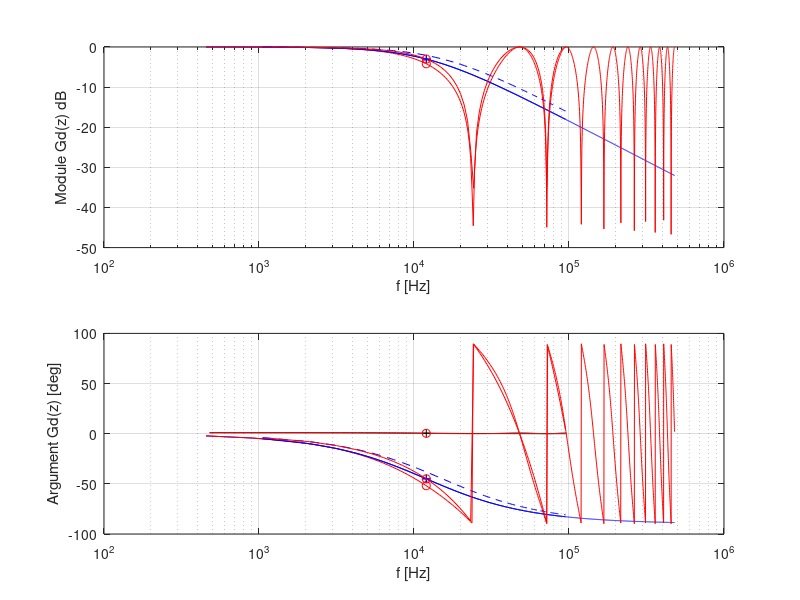

Reproduce this figure in MATLAB.
clear all; close all; clc;
%% ADAPTER et CORRIGER les 666
%% Paramètres du filtre discret imposés
Fe = 666;      % Fréquence d'échantillonnage [Hz]
Te = 666;      % Période d'échantillonnage   [s] 

%% Parametres du filtre continu imposé
K = 666;
Fc = Fe/4;


%% MODIFIEZ avec vos formules les paramètres de récurrence
% du genre  Tau = 1/fc, 
%  a0 = Te-2*tau/Te
%  etc.
wc = 666;
tau = 666;

b0 = 666 ;
b1 = 666 ; 
a0 = 666; 
a1 = 666; 

%% Vérifiez vos gain statiques et HF
% MODIFIEZ
gain_statique = (a0+a1)/(b0+b1) * 666 
gain_hf = (a0-a1)/(b0-b1)/666

clear all; close all; clc;
%% ADAPTER et CORRIGER les 666
%% Paramètres du filtre discret imposés
Fe = 48e3;      % Fréquence d'échantillonnage [Hz]
Te = 1/Fe;      % Période d'échantillonnage   [s] 

%% Parametres du filtre continu imposé
K = 1;
Fc = Fe/4;


%% MODIFIEZ avec vos formules les paramètres de récurrence
% du genre  Tau = 1/fc, 
%  a0 = Te-2*tau/Te
%  etc.
wc = 2*pi*Fc;
tau = 1/wc;

b0 = K*Te ;
b1 = K*Te ; 
a0 = Te-2*tau; 
a1 = Te+2*tau; 

%% Vérifiez vos gain statiques et HF
% MODIFIEZ
gain_statique = (b0+b1)/(a0+a1) 
gain_hf = (b0-b1)/(a0-a1)

% On définit la fonction de transfert (où p peut être un vecteur complexe)
% Laissez l'erreur pour voir si on détecte
G= @(p) tau*K./(1-tau*p) ;

%% On vérifie avec le Gain statique
gain_statique = G(0)  % équivalent de p = j.w --> 0 en statique
%% Gain Hautes fréquences
gain_Hf = G(j*inf)   % équivalent de p = j.w --> +j.oo en HF

%% On vérrifie G(j.wc) = K/(1+i)  <-> f=Fe/4=fc
gain_Fe_sur_4 = G(j*wc)
if abs(G(j*2*pi*Fe/4)-(1/(1+i)))<1e-10
    disp("Vous semblez avoir corrigé l'erreur");
else
    disp("Il est possible qu'il y ait une erreur...");
end

% On définit la fonction de transfert (où p peut être un vecteur complexe)
% Laissez l'erreur pour voir si on détecte
G= @(p) K./(1+tau*p) ;

%% On vérifie avec le Gain statique
gain_statique = G(0)  % équivalent de p = j.w --> 0 en statique
%% Gain Hautes fréquences
gain_Hf = G(j*inf)   % équivalent de p = j.w --> +j.oo en HF

%% On vérrifie G(j.wc) <-> f=Fe/4=fc
gain_Fe_sur_4 = G(j*wc)
if abs(G(j*2*pi*Fe/4)-(1/(1+i)))<1e-10
    disp("Vous semblez avoir corrigé l'erreur");
else
    disp("Il est possible qu'il y ait une erreur...");
end

Df=5; 
f = -Fe:Df:Fe ;  % vecteur des fréquences [Hz]
w = 666*f;       % vecteur des pulsation en radians par secondes
p = 666*w;       % vecteur complexes des équivalents harmoniques de p 

G_de_p = G(p) ;   % On calcule pour chaque fréquences G(p=j.w)

% On affiche en linéaire module et argument 
subplot(211);
plot(f, abs(G_de_p)); grid on;
xlabel("f [Hz]");
ylabel("Module G(j.w)")
subplot(212);
plot(f, angle(G_de_p)); grid on;
xlabel("f [Hz")
ylabel("Argument G(j.w) [rad]")


Df=100; 
f = Df:Df:10*Fe ;  % vecteur que des positif >0
w = 2*pi*f;       % vecteur des pulsation en radians par secondes
p = j*w;          % vecteur complexes des équivalents harmoniques de p 

G_de_p = G(p) ;   % On calcule pour chaque fréquences G(p=j.w)

% On affiche en linéaire module et argument 
subplot(211);
semilogx(f, 20*log10(abs(G_de_p))); grid on;
xlabel("f [Hz]");
ylabel("Module G(j.w) dB")
subplot(212);
semilogx(f, angle(G_de_p)/pi*180); grid on;
xlabel("f [Hz]")
ylabel("Argument G(j.w) [deg]")

%% CORRIGEZ l'étourderie dans ce qui suit
% On définit la fonction de transfert (où z peut être vecteur)
Gd = @(z) (b0 + b1 .* z.^(-1) ) ./ (a0 + a1*z.^(-1) ) ;
% Indice pour l'erreur : convention Matlab !

%% On vérifie avec le Gain statique
gain_statique = Gd(666)
%% Gain Hautes fréquences
gain_Hf = Gd(666)


%% CORRIGÉ 
% On définit la fonction de transfert (où z peut être vecteur)
Gd = @(z) (b0 + b1 .* z ) ./ (a0 + a1*z ) ;

%% On vérifie avec le Gain statique
gain_statique = Gd(1)
%% Gain Hautes fréquences
gain_Hf = Gd(-1)

Df=5; 
f = -Fe:Df:2*Fe ;  % vecteur des fréquences [Hz]
w = 666*f;       % vecteur des pulsation en radians par secondes
p = 666*w;       % vecteur complexe des équivalents harmoniques de p 
z = 666*p;       % vecteur complexe des équivalents harmoniques de z 
G_de_z = Gd(z) ;   % On calcule pour chaque fréquences G(p=j.w)

% On affiche en linéaire module et argument 
subplot(211);
plot(f, abs(G_de_z)); grid on;
xlabel("f [Hz]");
ylabel("Module Gd(z)")
subplot(212);
plot(f, angle(G_de_z)); grid on;
xlabel("f [Hz")
ylabel("Argument Gd(z) [rad]")


Df=100; 
f = Df:Df:10*Fe ;  % vecteur que des positif >0
w = 2*pi*f;       % vecteur des pulsation en radians par secondes
p = j*w;          % vecteur complexes des équivalents harmoniques de p 
z = exp(Te*p);   % Avec le théorème du retard pour z.

G_de_z = Gd(z) ;   % On calcule pour chaque fréquences G(p=j.w)

% On affiche en linéaire module et argument 
subplot(211);
semilogx(f, 20*log10(abs(G_de_z))); grid on;
xlabel("f [Hz]");
ylabel("Module Gd(z) dB")
subplot(212);
semilogx(f, angle(G_de_z)/pi*180); grid on;
xlabel("f [Hz]")
ylabel("Argument Gd(z) [deg]")

Df = Fe/100;        % résolution fréquentielle d'affichage
f = -Fe: Df: 2*Fe ; % vecteur des fréqeunces [Hz]
p = j*2*pi*f;        % équivalents harmoniques de p
z = exp(Te*p);  % équivalents harmoniques de z

% utilisez la fonction anonyme Gd qui prend l'équivalent de z en argument
% pour calculer la fonction de transfert pour chaques fréquences
G_continu = G(p);
G_discret = Gd(z);


plot(f,G_continu,'k');hold on;
plot(f,G_discret,'r');grid on;

fc=Fe/4;
gain_continu_fc = G(j*2*pi*fc)
gain_discret_fc = Gd(exp(j*2*pi*fc*Te))
plot(fc,gain_continu_fc,'k+');
plot(fc,gain_discret_fc,'ro');



Df=455; 
f = Df:Df:10*Fe ;  % vecteur que des positif >0
w = 2*pi*f;       % vecteur des pulsation en radians par secondes
p = j*w;          % vecteur complexes des équivalents harmoniques de p 
z = exp(Te*p);   % Avec le théorème du retard pour z.
G_continu = G(p);
G_discret = Gd(z);

fc=Fe/4;
gain_continu_fc = G(j*2*pi*fc)
gain_discret_fc = Gd(exp(j*2*pi*fc*Te))


% On affiche en linéaire module et argument 
subplot(211);
semilogx(f, 20*log10(abs(G_continu)),'b'); hold on;
semilogx(f, 20*log10(abs(G_discret)),'r');grid on;
semilogx(fc, 20*log10(gain_continu_fc),'b+'); 
semilogx(fc, 20*log10(gain_discret_fc),'ro'); 
xlabel("f [Hz]");
ylabel("Module Gd(z) dB")
subplot(212);
semilogx(f, angle(G_continu)/pi*180,'b'); hold on;
semilogx(fc, angle(gain_continu_fc)/pi*180,'b+'); 
semilogx(f, angle(G_discret)/pi*180,'r'); grid on;
semilogx(fc, angle(gain_discret_fc)/pi*180,'ro'); 
xlabel("f [Hz]")
ylabel("Argument Gd(z) [deg]")

clear all; close all; clc;
Fe = 48e3;      % Fréquence d'échantillonnage [Hz]
Te = 1/Fe;      % Période d'échantillonnage   [s] 

%% Parametres du filtre continu imposé
K = 1;
Fc = Fe/4;


%% MODIFIEZ pour avoir un prewarp et un cassure à wd
wc = 2*pi*Fc;
tau = 1/wc;

b0 = K*Te ;
b1 = K*Te ; 
a0 = Te-2*tau; 
a1 = Te+2*tau; 


Gd = @(z) (b0 + b1 .* z ) ./ (a0 + a1*z ) ;
S = @(z) (2/Te*(z-1)./(z+1));
G = @(p) K./(1+tau*p) ;

%% On vérifie avec le Gain statique
gain_statique = Gd(1)
gain_statique_compo = G(S(1))
%% Gain Hautes fréquences
gain_Hf = Gd(-1)
gain_Hf_compo = G(S(-1))
%% gain fc
zc = exp(i*2*pi*Fc*Te);
gain_fc = Gd(zc)
gain_fc_compo = G(S(zc))

if abs(gain_fc - K/(1+i))>0.001 
    printf("\n\nPas de bon prewarp ! On veut 0.5 - 0.5 i = K/(1+i) comme gain...")
else
    printf("\n\nTu es sur la bonne voie jeune padawan")
end


clear all; close all; clc;
Fe = 48e3;      % Fréquence d'échantillonnage [Hz]
Te = 1/Fe;      % Période d'échantillonnage   [s] 

%% Parametres du filtre continu imposé
K = 1;
Fc = Fe/4;


%% MODIFIEZ pour avoir un prewarp et un cassure à wd
wc = 2*pi*Fc;
wd = 2/Te*tan(wc*Te/2);
tau = 1/wd; % Oui on met s un tau qui casse pour wd

b0 = K*Te ;
b1 = K*Te ; 
a0 = Te-2*tau; 
a1 = Te+2*tau; 


Gd = @(z) (b0 + b1 .* z ) ./ (a0 + a1*z ) ;
S = @(z) (2/Te*(z-1)./(z+1));
G = @(p) K./(1+tau*p) ;

%% On vérifie avec le Gain statique
gain_statique = Gd(1)
gain_statique_compo = G(S(1))
%% Gain Hautes fréquences
gain_Hf = Gd(-1)
gain_Hf_compo = G(S(-1))
%% gain fc
zc = exp(i*2*pi*Fc*Te);
gain_fc = Gd(zc)
gain_fc_compo = G(S(zc))

if abs(gain_fc - K/(1+i))>1e-9
    printf("\n\nPas de bon prewarp ! On veut 0.5 - 0.5 i = K/(1+i) comme gain...")
else
    printf("\n\nTu es sur la bonne voie jeune padawan")
end


Df=1055; 
f = Df:Df:2*Fe ;  % vecteur que des positif >0
w = 2*pi*f;       % vecteur des pulsation en radians par secondes
p = j*w;          % vecteur complexes des équivalents harmoniques de p 
z = exp(Te*p);   % Avec le théorème du retard pour z.

G = @(p) K./(1+p/wc) ;
Gpre = @(p) K./(1+p/wd) ;

G_continu = G(p);
G_continu_pre = Gpre(p);
G_discret = Gd(z);

fc=Fe/4;

gain_continu_fc = G(j*2*pi*fc)
gain_discret_fc = Gd(exp(j*2*pi*fc*Te))


% On affiche en linéaire module et argument 
subplot(211);
semilogx(f, 20*log10(abs(G_continu)),'b'); hold on;
semilogx(f, 20*log10(abs(G_continu_pre)),'b--'); hold on;
semilogx(f, 20*log10(abs(G_discret)),'r');grid on;
semilogx(fc, 20*log10(gain_continu_fc),'b+'); 
semilogx(fc, 20*log10(gain_discret_fc),'ro'); 
xlabel("f [Hz]");
ylabel("Module Gd(z) dB")
subplot(212);
semilogx(f, angle(G_continu)/pi*180,'b'); hold on;
semilogx(f, angle(G_continu_pre)/pi*180,'b--'); hold on;
semilogx(fc, angle(gain_continu_fc)/pi*180,'b+'); 
semilogx(f, angle(G_discret)/pi*180,'r'); grid on;
semilogx(fc, angle(gain_discret_fc)/pi*180,'ro'); 
xlabel("f [Hz]")
ylabel("Argument Gd(z) [deg]")


